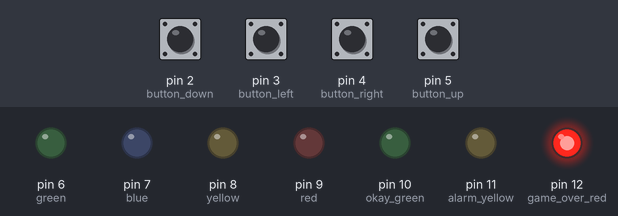
A sketch run on a simulated Arduino Uno, built with avr-gcc and run on an emulated ATmega328P. On the bench: output pins drawn as LEDs (lit = HIGH). Inputs (shaded band) come from the test bench; at power-on: pin 2 (button_down), pin 3 (button_left), pin 4 (button_right), pin 5 (button_up) HIGH.

Above: at 6.8 s.
6.9 s: pin 2 (button_down) pulled LOW for 3 s
At 7.4 s:
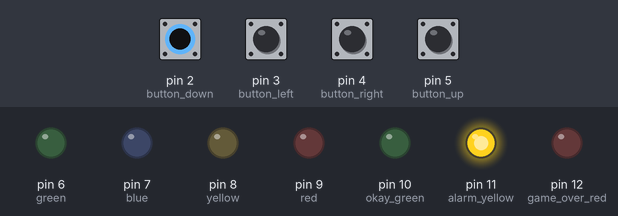
At 10.7 s:
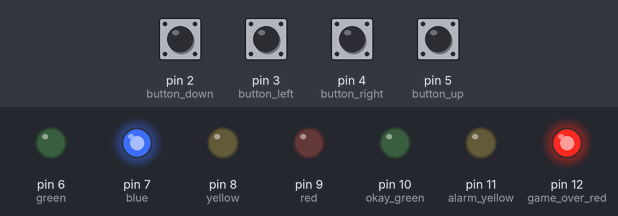
Timing chart, 0 to 19.4 s (numbered marks = the images above; inputs shaded):
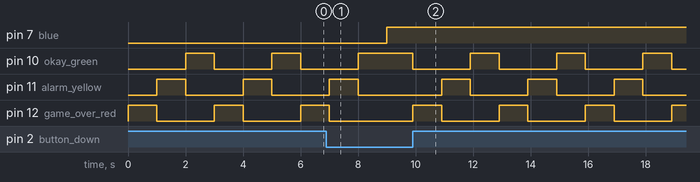

The sketch:

09HitTheButton__Alpha_0.2.ino
```cpp
int game_over_red = 12;
int alarm_yellow = 11;
int okay_green = 10;

int green = 6;
int blue = 7;
int yellow = 8;
int red = 9;

int button_down = 2;
int button_left = 3;
int button_right = 4;
int button_up = 5;

int right_button_pressed = false;

// 1: red/up
// 2: yellow/right
// 3: blue/left
// 4: green/down
int right_color = 0;

void setup() {
  pinMode(game_over_red, OUTPUT);
  pinMode(alarm_yellow, OUTPUT);
  pinMode(okay_green, OUTPUT);

  pinMode(green, OUTPUT);
  pinMode(blue, OUTPUT);
  pinMode(yellow, OUTPUT);
  pinMode(red, OUTPUT);

  pinMode(button_down, INPUT_PULLUP);
  pinMode(button_left, INPUT_PULLUP);
  pinMode(button_right, INPUT_PULLUP);
  pinMode(button_up, INPUT_PULLUP);

  digitalWrite(game_over_red, 0);
  digitalWrite(alarm_yellow, 0);
  digitalWrite(okay_green, 0);

  digitalWrite(green, 0);
  digitalWrite(blue, 0);
  digitalWrite(yellow, 0);
  digitalWrite(red, 0);
}

void loop() {
  startingLoop();
  digitalWrite(blue, 1);
}


//startingLoop()
void startingLoop() {
  while(digitalRead(button_down) == HIGH && digitalRead(button_left) == HIGH && digitalRead(button_right) == HIGH && digitalRead(button_up) == HIGH) {
    digitalWrite(okay_green, 0);
    digitalWrite(game_over_red, 1);

    delay(1000);

    digitalWrite(game_over_red, 0);
    digitalWrite(alarm_yellow, 1);

    delay(1000);

    digitalWrite(alarm_yellow, 0);
    digitalWrite(okay_green, 1);

    delay(1000);
  }
}

//timer()
void timer() {
  digitalWrite(okay_green, 0);
  digitalWrite(game_over_red, 0);
  digitalWrite(alarm_yellow, 0);

  delay(25);

  digitalWrite(game_over_red, 1);
}
```

Measured:
- after the input at 6.9 s, pin 7 (blue): LOW → HIGH after 2.1 s
- by itself, pin 10 (okay_green): repeats every 3.0 s: LOW 2.0 s, HIGH 1.0 s
- by itself, pin 12 (game_over_red): repeats every 3.0 s: HIGH 1.0 s, LOW 2.0 s
